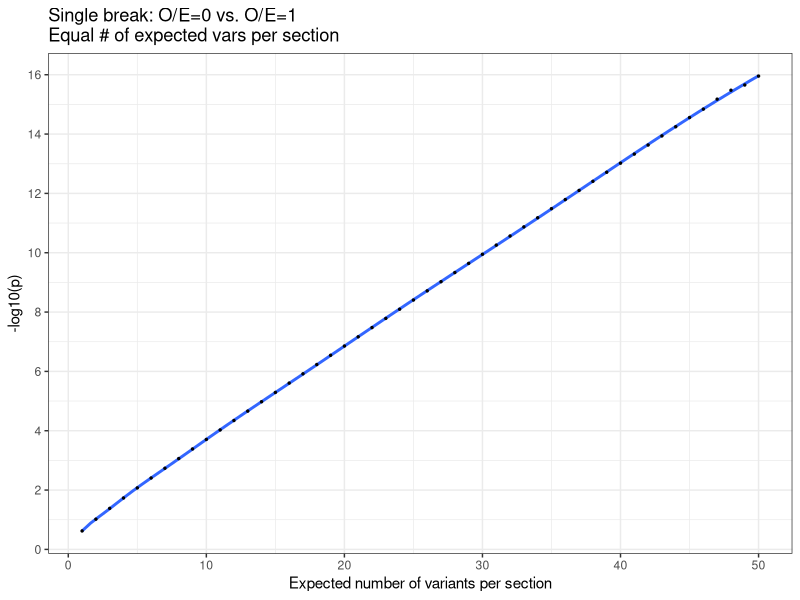

Write R code to recreate this figure.
library(ggplot2)

# Start with the following scenario:
# O/E = 0 on side A, O/E = 1 on side B
# Side A and side B have the same number of expected variants

# Calculate chi-square value in the above scenario with a specified
# expected number of variants in side A (equal to the expected in side B)
get_chisq_single_break = function(obs1, exp1, obs2, exp2) {
    return(
        -2 *
            (
                log(dpois(obs1, exp1 * (obs1 + obs2) / (exp1 + exp2))) +
                    log(dpois(obs2, exp2 * (obs1 + obs2) / (exp1 + exp2))) -
                    log(dpois(obs1, obs1)) -
                    log(dpois(obs2, obs2))
            )
    )
}

# Plot p-values of LRT in the above scenario, varying over
# expected number of variants in side A (equal to the expected in side B)
df_lrt = data.frame(exp = seq(1, 50))
df_lrt$chisq = sapply(df_lrt$exp, function(x) {
    get_chisq_single_break(0, x, x, x)
})
df_lrt$pval = sapply(df_lrt$chisq, function(x) 1 - pchisq(x, df = 1))
df_lrt$nlog10_pval = -log10(df_lrt$pval)

p = ggplot(df_lrt, aes(x = exp, y = nlog10_pval)) +
    geom_smooth(se = FALSE, method = "gam", formula = y ~ s(log(x))) +
    geom_point(size = 0.5) +
    ggtitle("Single break: O/E=0 vs. O/E=1\nEqual # of expected vars per section") +
    xlab("Expected number of variants per section") +
    ylab("-log10(p)") +
    scale_y_continuous(breaks = seq(0, round(max(df_lrt$nlog10_pval), 1), 2)) +
    theme_bw()
